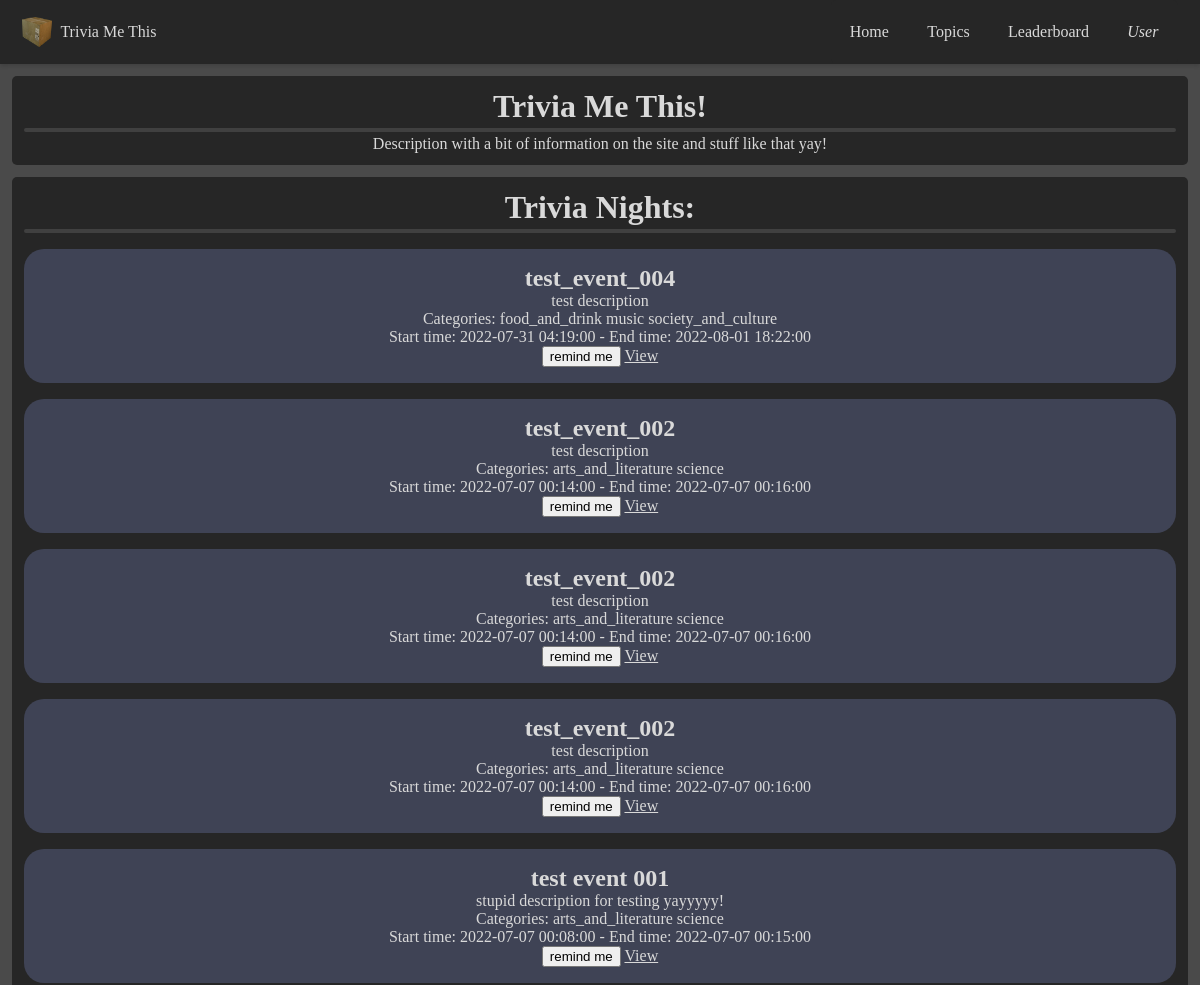
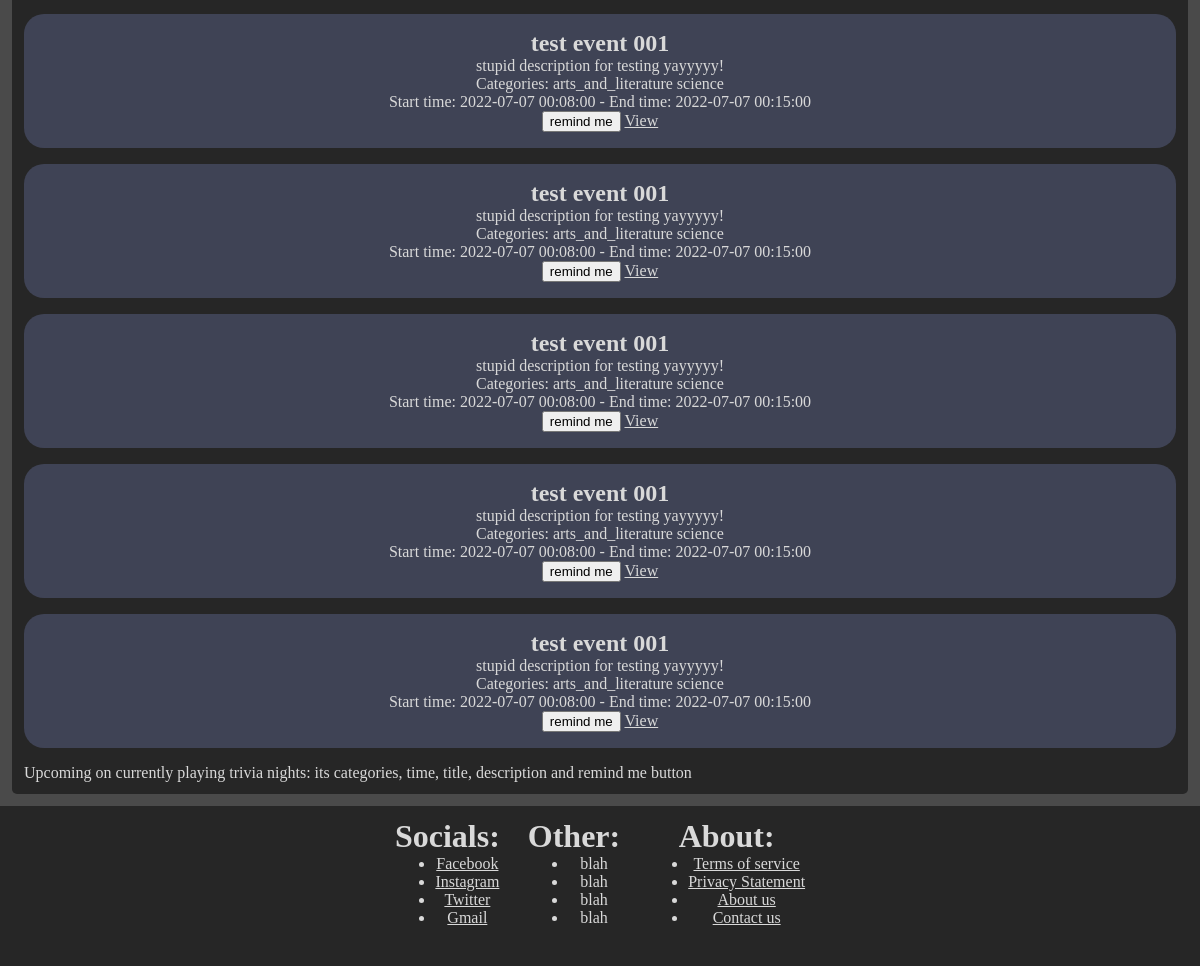
/index, run on the app's committed database (2 pictures, top to bottom).
### tables this page shows
CREATE TABLE events (event_id INTEGER PRIMARY KEY AUTOINCREMENT UNIQUE NOT NULL, title STRING NOT NULL, description STRING NOT NULL, categories STRING, tags STRING, difficulty STRING, start_time DATETIME NOT NULL, end_time DATETIME, active INTEGER DEFAULT (0));

### app.py (the view)
@app.route('/', methods=['GET'])
@app.route('/index', methods=['GET'])
def index():
    events = getEvents()
    return render_template('index.html', title='Index', events=events)

### app.py (called while the page is built)
def getEvents():
    sql_events = """
                        SELECT *
                        FROM events
                        ORDER BY start_time DESC;"""
    cur.execute(sql_events, )
    results_events = cur.fetchall()
    return results_events

### templates/index.html
{% extends 'layout.html' %}
{% block mainContent %}
    <div id="Content-1" class="content">
        <h1 class="content-title">Trivia Me This!</h1>
        <div class="line-break"></div>
        <p style="text-align: center">Description with a bit of information on the site and stuff like that yay!</p>
    </div>
    <div id="Content-2" class="content">
        <h1 class="content-title">Trivia Nights:</h1>
        <div class="line-break"></div>
        {% for event in events %}
            <div class="card-container">
                <h2>{{ event[1] }}</h2>
                <p>{{ event[2] }}</p>
                <p>Categories: {{ event[3] }}</p>
                <p>Start time: {{ event[6] }} - End time: {{ event[7] }}</p>
                <button>remind me</button>
                <a class="button" href="/event/view?id={{ event[0] }}">View</a>
            </div>
        {% endfor %}
        Upcoming on currently playing trivia nights: its categories, time, title, description and remind me button
    </div>
{% endblock %}

### templates/layout.html (shortened to what this page needs)
<!DOCTYPE html>
<html lang="en">
<head>
    <link rel="stylesheet" type="text/css" href="/static/css/main.css">
</head>
<body>
    <header id="Header">
        <nav title="Navbar" class="navbar navbar-container container">
            <a href="/" class="home-link">
                <img src="/static/images/logo.png" alt="Website's logo" class="navbar-logo">
                Trivia Me This
            </a>
            <div id="navbar-menu" aria-labelledby="navbar-toggle">
                <ul class="navbar-links nav-left">
                    <li class="navbar-item"><a class="navbar-link" href="/">Home</a></li>
                    <li class="navbar-item"><a class="navbar-link" href="quizzes">Topics</a></li>
                    <li class="navbar-item"><a class="navbar-link" href="leaderboard">Leaderboard</a></li>
                    <li class="navbar-item dropdown">
                        <span class="navbar-link"><i class="fa-solid fa-user">User</i></span>
                    </li>
                </ul>
            </div>
        </nav>
    </header>
    <div id="Main-Content">
        {% block mainContent %} {% endblock %}
    </div>
    <footer id="Footer">
        <div title="Social Links">
            <h1>Socials:</h1>
            <ul>
                <li><a href="/">Facebook</a></li>
                <li><a href="/">Instagram</a></li>
                <li><a href="/">Twitter</a></li>
                <li><a href="/">Gmail</a></li>
            </ul>
        </div>
        <div title="Other Links">
            <h1>Other:</h1>
            <ul>
                <li>blah</li>
                <li>blah</li>
                <li>blah</li>
                <li>blah</li>
            </ul>
        </div>
        <div title="About Links">
            <h1>About:</h1>
            <ul>
                <li><a href="/">Terms of service</a></li>
                <li><a href="/">Privacy Statement</a></li>
                <li><a href="/">About us</a></li>
                <li><a href="/">Contact us</a></li>
            </ul>
        </div>
    </footer>
</body>
</html>

### static/css/main.css (style rules this page uses)
:root { --navbar-bg-color: hsl(0, 0%, 15%); --navbar-text-color: hsl(0, 0%, 85%); --navbar-text-color-focus: white; --navbar-bg-contrast: hsl(0, 0%, 25%); --body-bg-color: hsl(0, 0%, 29%); --body-text-color: hsl(0, 0%, 85%); --body-text-color-focus: white; --body-highlight-color: #34b; --body-bg-contrast: hsl(0, 0%, 25%); --footer-height: 160px; --footer-bg-color: hsl(0, 0%, 15%); --footer-text-color: hsl(0, 0%, 85%); --footer-text-color-focus: white; --footer-bg-contrast: hsl(0, 0%, 25%); }
body { font-family: Georgia, serif; background-color: var(--body-bg-color); color: var(--body-text-color); width: 100%; height: 100%; }
* { box-sizing: border-box; margin: 0; }
a { color: var(--body-text-color); }
.container { max-width: 100%; padding-left: 1.4rem; padding-right: 1.4rem; margin-left: auto; margin-right: auto; }
.dropdown { position: relative; display: inline-block; }
#Header { --navbar-height: 64px; position: sticky; height: var(--navbar-height); background-color: var(--navbar-bg-color); left: 0; right: 0; box-shadow: 0 2px 4px rgba(0, 0, 0, 0.15); }
.navbar-container { display: flex; justify-content: space-between; height: 100%; align-items: center; }
.navbar-item { margin: 0.4em; width: 100%; }
.home-link, .navbar-link { color: var(--navbar-text-color); text-decoration: none; display: flex; font-weight: 400; align-items: center; }
.navbar-link { justify-content: center; width: 100%; padding: 0.4em 0.8em; border-radius: 5px; }
.navbar-logo { width: 30px; height: 30px; margin-right: 0.5em; }
#navbar-menu { position: fixed; top: var(--navbar-height); bottom: 0; opacity: 0; visibility: hidden; left: 0; right: 0; }
.navbar-links { list-style: none; position: absolute; background-color: var(--navbar-bg-color); display: flex; flex-direction: column; align-items: center; left: 0; right: 0; margin: 1.4rem; border-radius: 5px; box-shadow: 0 0 20px rgba(0, 0, 0, 0.3); }
@media screen and (min-width: 700px) { #navbar-menu, #navbar-toggle[aria-expanded="true"] #navbar-menu { visibility: visible; opacity: 1; position: static; display: block; height: 100%; } }
@media screen and (min-width: 700px) { .navbar-links, #navbar-toggle[aria-expanded="true"] #navbar-menu .navbar-links { margin: 0; padding: 0; box-shadow: none; position: static; flex-direction: row; width: 100%; height: 100%; } }
#Main-Content .content { margin: 1vw; padding: 12px; border-radius: 5px; background-color: var(--footer-bg-color); color: var(--footer-text-color); }
.content-title { text-align: center; }
.line-break { align-content: center; height: 4px; width: 100%; background-color: var(--body-bg-contrast); border-radius: 10px; margin: 3px auto; }
.card-container { padding: 16px; margin: 16px auto; background-color: #3F4355; border-radius: 20px; text-align: center; }
#Footer, #Footer a { position: static; text-align: center; min-height: var(--footer-height); background-color: var(--footer-bg-color); color: var(--footer-text-color); }
#Footer div { display: inline-block; padding: 12px; }

### data on the page
events: title "test_event_004", description "test description", categories "food_and_drink music society_and_culture", start_time "2022-07-31 04:19:00", end_time "2022-08-01 18:22:00"
events: title "test_event_002", description "test description", categories "arts_and_literature science", start_time "2022-07-07 00:14:00", end_time "2022-07-07 00:16:00"
events: title "test_event_002", description "test description", categories "arts_and_literature science", start_time "2022-07-07 00:14:00", end_time "2022-07-07 00:16:00"
events: title "test_event_002", description "test description", categories "arts_and_literature science", start_time "2022-07-07 00:14:00", end_time "2022-07-07 00:16:00"
events: title "test event 001", description "stupid description for testing yayyyyy!", categories "arts_and_literature science", start_time "2022-07-07 00:08:00", end_time "2022-07-07 00:15:00"
events: title "test event 001", description "stupid description for testing yayyyyy!", categories "arts_and_literature science", start_time "2022-07-07 00:08:00", end_time "2022-07-07 00:15:00"
events: title "test event 001", description "stupid description for testing yayyyyy!", categories "arts_and_literature science", start_time "2022-07-07 00:08:00", end_time "2022-07-07 00:15:00"
events: title "test event 001", description "stupid description for testing yayyyyy!", categories "arts_and_literature science", start_time "2022-07-07 00:08:00", end_time "2022-07-07 00:15:00"
events: title "test event 001", description "stupid description for testing yayyyyy!", categories "arts_and_literature science", start_time "2022-07-07 00:08:00", end_time "2022-07-07 00:15:00"
events: title "test event 001", description "stupid description for testing yayyyyy!", categories "arts_and_literature science", start_time "2022-07-07 00:08:00", end_time "2022-07-07 00:15:00"
